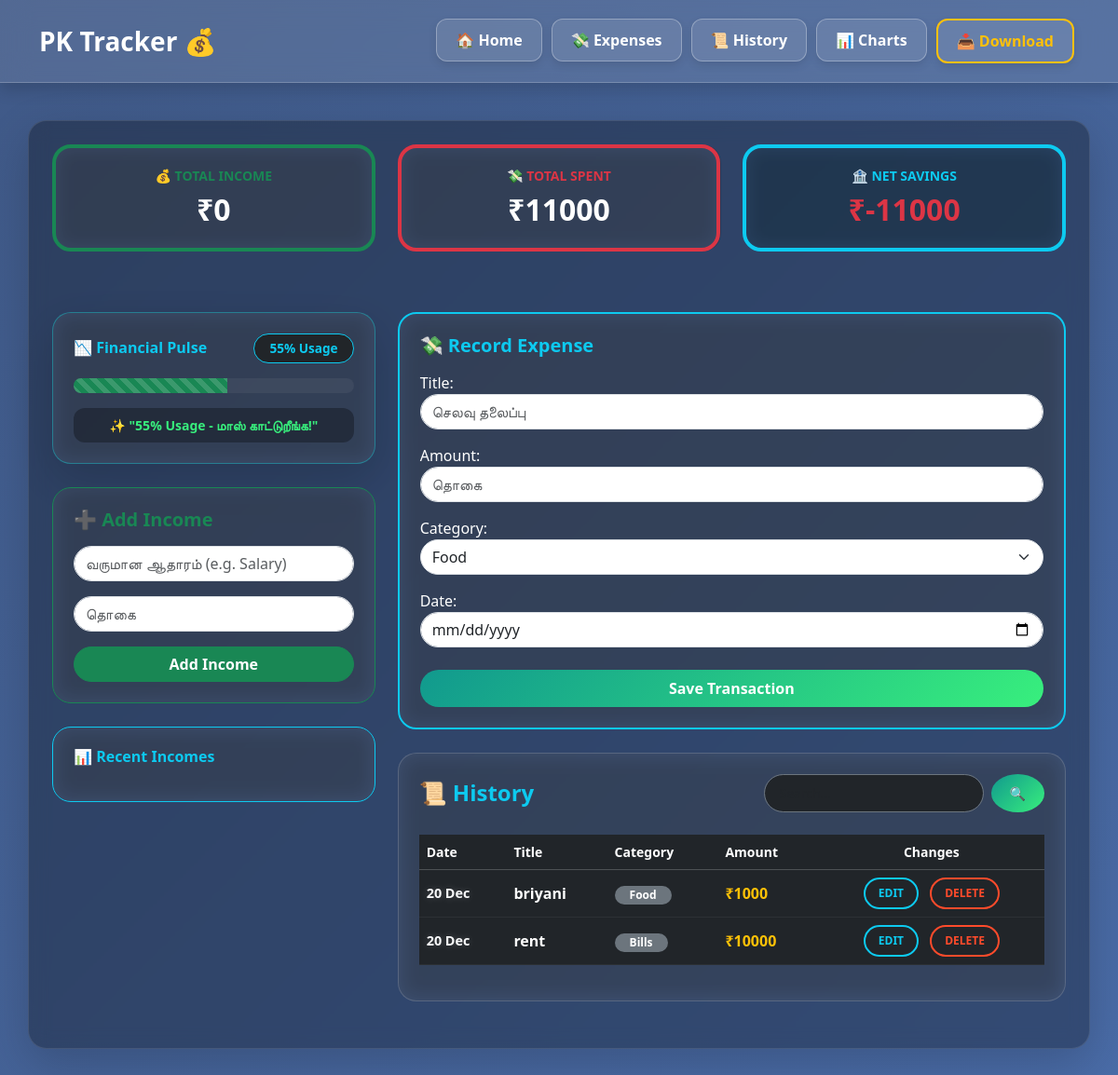
The page /expenses/ on the database its author committed.
### expenses/models.py (models this page shows, shortened)
class Expense(models.Model):
    CATEGORY_CHOICES = [
        ('Food', 'Food '),
        ('Travel', 'Travel '),
        ('Entertainment', 'Entertainment '),
        ('EMI/Loans', 'EMI/Loans '),
        ('Shopping', 'Shopping '),
        ('Bills', 'Bills '),
        ('Others', 'Others ️'),
    ]
    title = models.CharField(max_length=100)
    amount = models.IntegerField()
    category = models.CharField(max_length=20, choices=CATEGORY_CHOICES)
    date = models.DateField()

### expenses/views.py (the view)
# urls.py: path('expenses/', views.expense_list, name='expense_list'),
def expense_list(request):
    if request.method == 'POST' and 'add_income' in request.POST:
        income_form = IncomeForm(request.POST)
        if income_form.is_valid():
            income_form.save()
            return redirect('expense_list')
    else:
        income_form = IncomeForm()
    if request.method == 'POST' and 'add_expense' in request.POST:
        expense_form = ExpenseForm(request.POST)
        if expense_form.is_valid():
            expense_form.save()
            return redirect('expense_list')
    else:
        expense_form = ExpenseForm()
    expenses = Expense.objects.all().order_by('-date')
    incomes = Income.objects.all().order_by('-date') # வருமானப் பட்டியல்
    search_query = request.GET.get('search')
    if search_query:
        expenses = expenses.filter(title__icontains=search_query)
    total_spent = expenses.aggregate(Sum('amount'))['amount__sum'] or 0
    total_income = incomes.aggregate(Sum('amount'))['amount__sum'] or 0
    savings = total_income - total_spent
    budget_obj = Budget.objects.first()
    budget_limit = budget_obj.limit if budget_obj else 0
    is_over_budget = (budget_limit > 0 and total_spent > budget_limit)
    real_percentage = (total_spent / budget_limit * 100) if budget_limit > 0 else 0
    display_percentage = min(real_percentage, 100)
    return render(request, 'expenses/expense_list.html', {
        'expense_form': expense_form,
        'income_form': income_form,
        'expenses': expenses,
        'incomes': incomes, # HTML-க்கு அனுப்பப்படுகிறது
        'total_amount': total_spent,
        'total_income': total_income,
        'savings': savings,
        'budget_limit': budget_limit,
        'is_over_budget': is_over_budget,
        'percentage': display_percentage,
        'real_percentage': real_percentage,
        'search_query': search_query
    })

### expenses/forms.py
class ExpenseForm(forms.ModelForm):
    class Meta:
        model = Expense
        fields = ['title', 'amount', 'category', 'date']
        widgets = {
            'title': forms.TextInput(attrs={'class': 'form-control rounded-pill', 'placeholder': 'செலவு தலைப்பு'}),
            'amount': forms.NumberInput(attrs={'class': 'form-control rounded-pill', 'placeholder': 'தொகை'}),
            'category': forms.Select(attrs={'class': 'form-select rounded-pill'}),
            'date': forms.DateInput(attrs={'class': 'form-control rounded-pill', 'type': 'date'}),
        }
    def __init__(self, *args, **kwargs):
        super(ExpenseForm, self).__init__(*args, **kwargs)
        self.fields['category'].initial = 'Food'

class IncomeForm(forms.ModelForm):
    class Meta:
        model = Income
        fields = ['source', 'amount']
        widgets = {
            'source': forms.TextInput(attrs={'class': 'form-control rounded-pill', 'placeholder': 'வருமான ஆதாரம் (e.g. Salary)'}),
            'amount': forms.NumberInput(attrs={'class': 'form-control rounded-pill', 'placeholder': 'தொகை'}),
        }

### expenses/templates/expenses/expense_list.html (shortened to what this page needs)
{% extends 'expenses/base.html' %}
{% block content %}
<div class="row mb-4 text-center">
    <div class="col-md-4 mb-3">
        <div class="card-glass border-top border-success border-4">
            <h6 class="text-success fw-bold small">💰 TOTAL INCOME</h6>
            <h2 class="mb-0 fw-bold">₹{{ total_income }}</h2>
        </div>
    </div>
    <div class="col-md-4 mb-3">
        <div class="card-glass border-top border-danger border-4">
            <h6 class="text-danger fw-bold small">💸 TOTAL SPENT</h6>
            <h2 class="mb-0 fw-bold">₹{{ total_amount }}</h2>
        </div>
    </div>
    <div class="col-md-4 mb-3">
        <div class="card-glass border-top border-info border-4" style="background: rgba(0, 255, 255, 0.03);">
            <h6 class="text-info fw-bold small">🏦 NET SAVINGS</h6>
            <h2 class="mb-0 fw-bold {% if savings < 0 %}text-danger{% else %}text-info{% endif %}">₹{{ savings }}</h2>
        </div>
    </div>
</div>
<div class="row">
    <div class="col-lg-4">
        <div class="card-glass shadow-lg" style="border-color: rgba(0, 255, 255, 0.3);">
            <div class="d-flex justify-content-between align-items-center mb-3">
                <h6 class="mb-0 text-info fw-bold">📉 Financial Pulse</h6>
                <span class="badge rounded-pill bg-dark border border-info px-3 py-2" style="font-size: 0.85rem; color: #0dcaf0;">
                    {{ real_percentage|floatformat:0 }}% Usage
                </span>
            </div>
            <div class="progress mb-3">
                <div class="progress-bar progress-bar-striped progress-bar-animated {% if real_percentage < 70 %} bg-success {% elif real_percentage < 90 %} bg-warning {% else %} bg-danger {% endif %}" style="width: {{ percentage }}%;"></div>
            </div>
            <div class="status-box text-center py-2" style="background: rgba(0,0,0,0.3); border-radius: 12px;">
                {% if real_percentage >= 100 %}
                    <p class="small text-danger fw-bold mb-0">🚨 "சிவப்பு எச்சரிக்கை!" - பட்ஜெட் காலி!</p>
                {% elif real_percentage >= 80 %}
                    <p class="small text-warning fw-bold mb-0">⚠️ "கவனமா இருங்க!" - லிமிட் முடியுது.</p>
                {% else %}
                    <p class="small fw-bold mb-0" style="color: #38ef7d;">✨ "{{ real_percentage|floatformat:0 }}% Usage - மாஸ் காட்டுறீங்க!"</p>
                {% endif %}
            </div>
        </div>
        <div class="card-glass border-success">
            <h5 class="text-success mb-3 fw-bold">➕ Add Income</h5>
            <form method="POST">
                <div class="mb-3">{{ income_form.source }}</div>
                <div class="mb-3">{{ income_form.amount }}</div>
                <button type="submit" name="add_income" class="btn btn-success w-100 rounded-pill fw-bold">Add Income</button>
            </form>
        </div>
        <div class="card-glass border-info">
            <h6 class="text-info fw-bold mb-3">📊 Recent Incomes</h6>
        </div>
    </div>
    <div class="col-lg-8">
        <div class="card-glass border-info" style="border-width: 2px;">
            <h5 class="text-info mb-3 fw-bold">💸 Record Expense</h5>
            <form method="POST">
                {{ expense_form.as_p }}
                <button type="submit" name="add_expense" class="btn btn-custom w-100 py-2 mt-2">Save Transaction</button>
            </form>
        </div>
        <div class="card-glass">
            <div class="d-flex justify-content-between align-items-center mb-4">
                <h4 class="text-info mb-0 fw-bold">📜 History </h4>
                <form method="GET" class="d-flex">
                    <input type="text" name="search" placeholder="Search..." class="form-control form-control-sm me-2 bg-dark text-white border-secondary rounded-pill px-3" value="{{ search_query|default:'' }}">
                    <button class="btn btn-sm btn-custom rounded-circle">🔍</button>
                </form>
            </div>
            <div class="table-responsive">
                <table class="table table-dark table-hover align-middle">
                    <thead>
                        <tr class="text-warning small uppercase">
                            <th>Date</th><th>Title</th><th>Category</th><th>Amount</th><th class="text-center">Changes</th>
                        </tr>
                    </thead>
                    <tbody>
                        {% for e in expenses %}
                        <tr style="border-bottom: 1px solid rgba(255,255,255,0.05);">
                            <td class="date-text">{{ e.date|date:"d M" }}</td>
                            <td class="fw-bold">{{ e.title }}</td>
                            <td><span class="badge bg-secondary rounded-pill px-3">{{ e.category }}</span></td>
                            <td class="text-warning fw-bold">₹{{ e.amount }}</td>
                            <td class="text-center">
                                <a href="{% url 'edit_expense' e.id %}" class="btn-action btn-edit-outline me-2">EDIT</a>
                                <a href="{% url 'delete_expense' e.id %}" class="btn-action btn-delete-outline">DELETE</a>
                            </td>
                        </tr>
                        {% empty %}
                        <tr><td colspan="5" class="text-center py-4 text-muted">No transactions found.</td></tr>
                        {% endfor %}
                    </tbody>
                </table>
            </div>
        </div>
    </div>
</div>
{% endblock %}

### expenses/templates/expenses/base.html (shortened to what this page needs)
<!DOCTYPE html>
<html lang="en">
<head>
    <link href="https://cdn.jsdelivr.net/npm/bootstrap@5.3.2/dist/css/bootstrap.min.css" rel="stylesheet">
</head>
<body>
    <nav class="navbar navbar-expand-lg navbar-dark sticky-top shadow">
        <div class="container">
            <a class="navbar-brand fw-bold fs-3" href="{% url 'home' %}">PK Tracker 💰</a>
            <div class="collapse navbar-collapse" id="navbarNav">
                <ul class="navbar-nav ms-auto">
                    <li class="nav-item">
                        <a class="nav-box" href="{% url 'home' %}">🏠 Home</a>
                    </li>
                    <li class="nav-item">
                        <a class="nav-box" href="{% url 'expense_list' %}">💸 Expenses</a>
                    </li>
                    <li class="nav-item">
                        <a class="nav-box" href="{% url 'expense_history' %}">📜 History</a>
                    </li>
                    <li class="nav-item">
                        <a class="nav-box" href="{% url 'charts' %}">📊 Charts</a>
                    </li>
                    <li class="nav-item">
                        <a class="nav-box download-btn" href="{% url 'export_csv' %}">📥 Download</a>
                    </li>
                </ul>
            </div>
        </div>
    </nav>
    <div class="container main-container shadow-lg">
        {% block content %}
        {% endblock %}
    </div>
</body>
</html>

### expenses/templates/expenses/base.html (style rules this page uses)
:root { --primary-color: #0d6efd; --money-color: #4caf50; }
body { background: linear-gradient(135deg, rgba(30, 60, 114, 0.85) 0%, rgba(42, 82, 152, 0.85) 100%); background-attachment: fixed; font-family: 'Segoe UI', Tahoma, Geneva, Verdana, sans-serif; color: white; min-height: 100vh; overflow-x: hidden; position: relative; }
.navbar { background: rgba(255, 255, 255, 0.1) !important; backdrop-filter: blur(15px); border-bottom: 1px solid rgba(255,255,255,0.2); padding: 15px 0; z-index: 100; }
.nav-box { background: rgba(255, 255, 255, 0.1); border: 1px solid rgba(255, 255, 255, 0.3); border-radius: 12px; padding: 10px 20px; margin: 5px; color: white !important; text-decoration: none; font-weight: 600; transition: all 0.4s cubic-bezier(0.175, 0.885, 0.32, 1.275); display: inline-block; box-shadow: 0 4px 10px rgba(0, 0, 0, 0.1); }
.download-btn { border: 2px solid #ffc107 !important; color: #ffc107 !important; }
.main-container { position: relative; z-index: 10; margin-top: 40px; padding: 25px; background: rgba(0, 0, 0, 0.3); border-radius: 20px; backdrop-filter: blur(10px); border: 1px solid rgba(255,255,255,0.1); margin-bottom: 50px; }

### expenses/templates/expenses/expense_list.html (style rules this page uses)
.card-glass { background: rgba(255, 255, 255, 0.08); backdrop-filter: blur(12px); border: 1px solid rgba(255, 255, 255, 0.15); border-radius: 20px; padding: 22px; color: white; margin-bottom: 25px; transition: 0.3s ease; }
.btn-custom { background: linear-gradient(135deg, #11998e 0%, #38ef7d 100%); border: none; color: white; font-weight: bold; border-radius: 50px; padding: 10px 20px; transition: 0.4s; }
.progress { height: 16px; background: rgba(255,255,255,0.05); border-radius: 50px; overflow: hidden; }
.btn-action { border-radius: 50px; font-size: 0.75rem; padding: 6px 14px; transition: 0.3s; text-decoration: none !important; display: inline-flex; align-items: center; gap: 6px; font-weight: 700; text-transform: uppercase; }
.btn-edit-outline { border: 2px solid #0dcaf0; color: #0dcaf0 !important; }
.btn-delete-outline { border: 2px solid #ff4b2b; color: #ff4b2b !important; }
.date-text { color: #f8f9fa !important; font-weight: 700; text-shadow: 0px 0px 8px rgba(255, 255, 255, 0.2); font-size: 0.9rem; }

### rows shown on the page
Expense: date "20 Dec", title "briyani", category "Food", amount "1000"
Expense: date "20 Dec", title "rent", category "Bills", amount "10000"

### other values the page prints
{{ total_income }} "0"
{{ total_amount }} "11000"
{{ savings }} "-11000"
{{ real_percentage|floatformat:0 }} "55"
